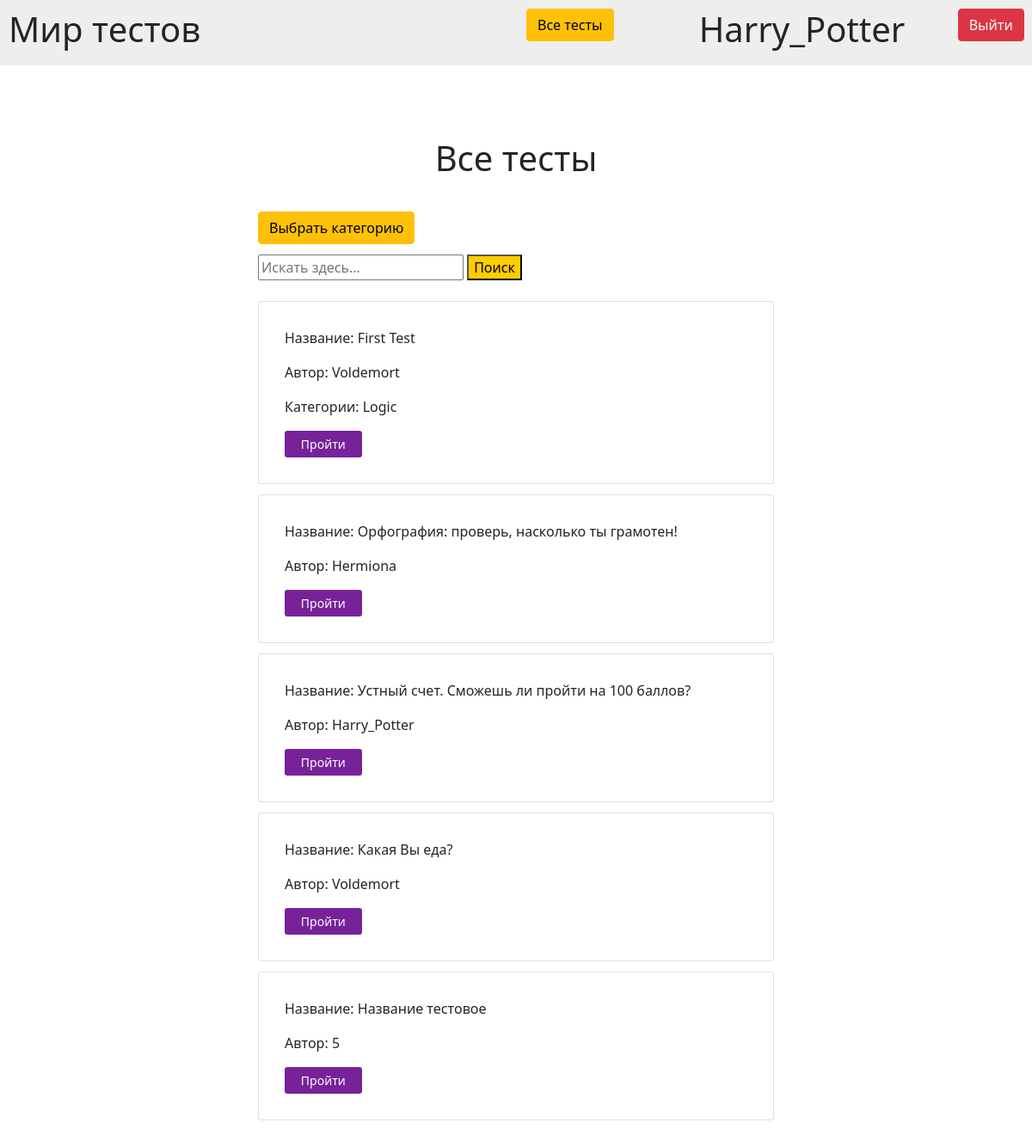
/alltests (signed in), run on an earlier commit of the app's database.
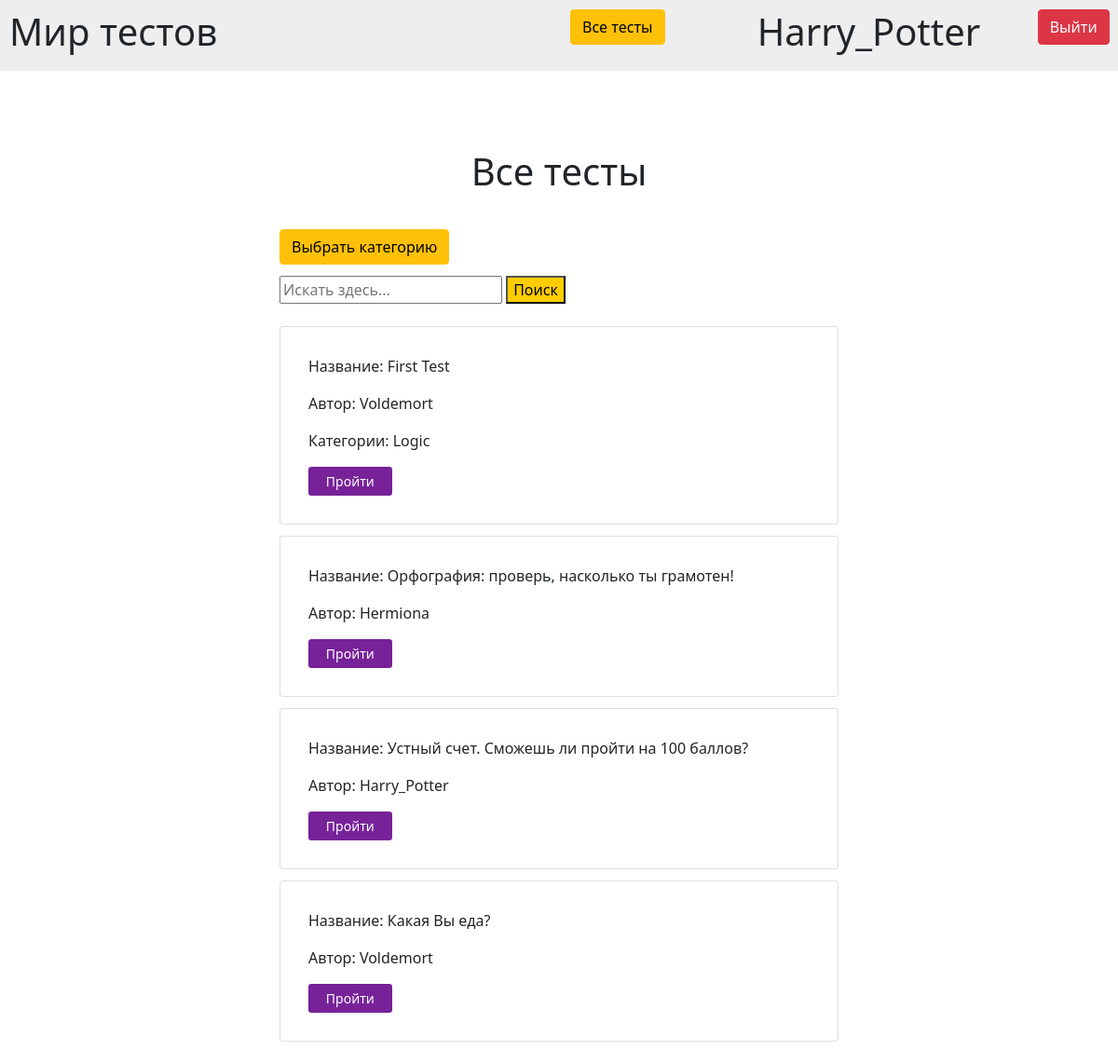
And on a later commit of the database.
### data/tests.py (models this page shows, shortened)
class Test(Base):
    __tablename__ = 'tests'
    id = sqlalchemy.Column(sqlalchemy.Integer, primary_key=True, autoincrement=True)
    name = sqlalchemy.Column(sqlalchemy.String, unique=False, nullable=False)
    author = sqlalchemy.Column(sqlalchemy.Integer, sqlalchemy.ForeignKey('users.id'))
    content = sqlalchemy.Column(sqlalchemy.String)
    categories = orm.relationship("Category", secondary="Categories_to_Tests", backref="tests")
    with_points = sqlalchemy.Column(sqlalchemy.Boolean, default=0)
    results = sqlalchemy.Column(sqlalchemy.String)
    approved = sqlalchemy.Column(sqlalchemy.Boolean, default=1)
    def to_json(self, test):
        return {'id': test.id, 'name': test.name, 'author': test.author, 'questions': json.loads(test.content),
                'with_points': test.with_points, 'results': test.results, 'approved': test.approved,
                'categories': ', '.join([cat.name for cat in test.categories])}

### data/users.py (models this page shows)
class User(Base):
    __tablename__ = 'users'
    id = sqlalchemy.Column(sqlalchemy.Integer, primary_key=True, autoincrement=True)
    login = sqlalchemy.Column(sqlalchemy.String, unique=True, nullable=False)
    password = sqlalchemy.Column(sqlalchemy.String, unique=True, nullable=False)
    completed_tests = orm.relationship("Result", secondary="Results_of_CompletedTests", backref="users")
    offered_tests = orm.relationship("Test", secondary="OfferedTests", backref="users")

### data/categories.py (models this page shows)
class Category(Base):
    __tablename__ = 'categories'
    id = sqlalchemy.Column(sqlalchemy.Integer, primary_key=True, autoincrement=True)
    name = sqlalchemy.Column(sqlalchemy.String, unique=False, nullable=False)

### data/application_tests.py (the view)
@bp.route("/alltests", methods=['GET', 'POST'])
@bp.route("/alltests/<category>", methods=['GET', 'POST'])
@login_required
def all_tests(category=None):
    if request.method == "POST":
        string = request.form['string']
        if string:
            tests = DataBase.set_names_to_authors_in_test(DataBase().search_test(string))
            return render_template("all_tests.html", tests=tests, title=f"Тесты по запросу: {string}")
    tests = DataBase.set_names_to_authors_in_test(DataBase().get_tests(category))
    return render_template("all_tests.html", tests=tests, title="Все тесты")

### data/application_user.py (called while the page is built)
def login_required(view):
    @functools.wraps(view)
    def wrapped_view(**kwargs):
        if g.user is None:
            return redirect(url_for('tests.index'))
        return view(**kwargs)
    return wrapped_view

@bp.before_app_request
def load_logged_in_user():
    user_id = session.get("user_id")
    if user_id is None:
        g.user = None
    else:
        g.user = User.query.filter(User.id == user_id).first()

### database.py (called while the page is built)
    @staticmethod
    def get_login_by_id(id):
        user = User.query.filter(User.id == id).first()
        return user.login

    @staticmethod
    def get_tests(category=None):
        tests = Test.query.all()
        tests_to_return = list()
        if not category:
            for test in tests:
                tests_to_return.append(Test().to_json(test))
        else:
            for test in tests:
                categories = [c.name for c in test.categories]
                if category in categories:
                    tests_to_return.append(Test().to_json(test))
        return tests_to_return

### data/templates/all_tests.html
{% extends "base.html" %}
{% block content %}
  <div class="text-center" style="padding: 10% 0 5% 0">
    <h1>Все тесты</h1>
  </div>
  <a class="btn btn-warning" href="{{ url_for('tests.select_category') }}">Выбрать категорию</a>
  <form method="post" style="padding: 2% 0 2% 0">
      <input name="string" id="string" placeholder="Искать здесь..." type="search">
      <button type="submit" style="background-color: #FFCC00">Поиск</button>
  </form>
  {% for test in tests %}
  <div class="card" style="padding: 5%; margin: 2% 0">
      <p>Название: {{ test.name }}</p>
      <p>Автор: {{ test.author }}</p>
      {% if test.categories %}
        <p>Категории: {{ test.categories }}</p>
      {% endif %}
      <a class="btn btn-sm col-md-2" style="background-color: #772299; color: #FFFFFF;"
         href="{{ url_for('tests.do_test', test_id=test.id) }}">Пройти</a>
  </div>
  {% endfor %}
{% endblock %}

### data/templates/base.html (shortened to what this page needs)
<!DOCTYPE html>
<html lang="en">
<head>
    <link rel="stylesheet"
      href="https://cdn.jsdelivr.net/npm/bootstrap@5.0.0-beta1/dist/css/bootstrap.min.css"
>
</head>
<body>
    <div class="row" style="background: #EEEEEE; padding: 10px;">
        <div class="col-md-6">
            <h1>Мир тестов</h1>
        </div >
        {% if g.user %}
            <div class="col-md-2"><a class="btn btn-warning" href="{{ url_for('tests.all_tests') }}">Все тесты</a></div>
            <div class="col-md-3"><a href="{{ url_for('tests.user_page') }}" class="text-decoration-none text-reset"><h1>
                {{ g.user.login }}</h1></a></div>
            <div class="col-md-1 text-end"><a class="btn btn-danger" href="{{ url_for('user.logout') }}">Выйти</a></div>
        {% else %}
            <div class="col-md-6 text-end"><a class="btn btn-success" href="{{ url_for('user.login') }}">Войти</a></div>
        {% endif %}
    </div>
    <div style="margin: 2% 25%;">
    {% block content %}{% endblock %}
    </div>
</body>
</html>

What changed in the data, as far as the page shows it:
no longer on this page (row edited): Test: name "Название тестовое", author "5"
